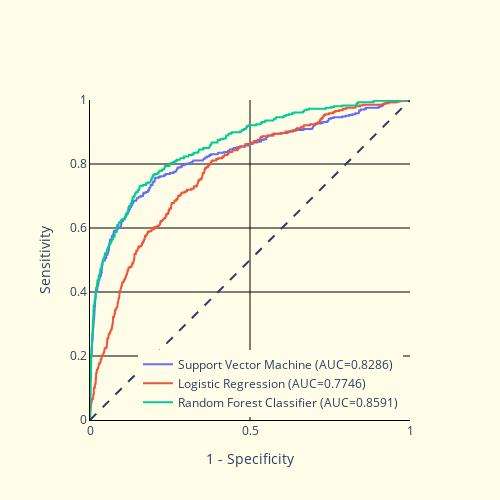

Notebook source saved alongside this figure:
### Markdown cell above
## Model Evaluation using Plotly

### Code cell
fpr, tpr, thresholds = roc_curve(y_test,  clf_svm.predict_proba(X_test)[:, 1])
fpr1, tpr1, thresholds1 = roc_curve(y_test,  clf.predict_proba(X_test)[:, 1])
fpr2, tpr2, thresholds2 = roc_curve(y_test,  rfc_GS.predict_proba(X_test)[:, 1])

# kind = 'val'
# c_fill      = 'rgba(52, 152, 219, 0.2)'
# c_line      = 'rgba(52, 152, 219, 0.5)'
# c_line_main = 'rgba(41, 128, 185, 1.0)'
# c_grid      = 'rgba(189, 195, 199, 0.5)'
# c_annot     = 'rgba(149, 165, 166, 0.5)'
# c_highlight = 'rgba(192, 57, 43, 1.0)'


fig = go.Figure([
    go.Scatter(
        x          = fpr,
        y          = tpr,
#         line       = dict(color=c_line, width=1),
#         hoverinfo  = "skip",
        showlegend = True,
        name       = f'Support Vector Machine (AUC={auc(fpr, tpr):.4f})'),
    go.Scatter(
        x          = fpr1,
        y          = tpr1,
#         fill       = 'tonexty',
#         fillcolor  = c_fill,
#         line       = dict(color=c_line, width=1),
#         hoverinfo  = "skip",
        showlegend = True,
        name       = f'Logistic Regression (AUC={auc(fpr1, tpr1):.4f})'),
    go.Scatter(
        x          = fpr2,
        y          = tpr2,
#         line       = dict(color=c_line_main, width=2),
#         hoverinfo  = "skip",
        showlegend = True,
        name       = f'Random Forest Classifier (AUC={auc(fpr2, tpr2):.4f})')
])
fig.add_shape(
    type ='line', 
    line =dict(dash='dash'),
    x0=0, x1=1, y0=0, y1=1
)
fig.update_layout(
    template    = 'plotly_white', 
    title_x     = 0.5,
    xaxis_title = "1 - Specificity",
    yaxis_title = "Sensitivity",
    width       = 500,
    height      = 500,
        paper_bgcolor= '#FFFDE7',
    plot_bgcolor= '#FFFDE7',
    legend      = dict(
        yanchor="bottom", 
        xanchor="right", 
        x=0.95,
        y=0.01,
    )
)
fig.update_yaxes(
    range       = [0, 1],
    gridcolor   = 'black',
    scaleanchor = "x", 
    scaleratio  = 1,
    linecolor   = 'black')
fig.update_xaxes(
    range       = [0, 1],
    gridcolor   = 'black',
    constrain   = 'domain',
    linecolor   = 'black')
# fig.write_html('auc_roc1.html')

### Figure 1 — Plotly figure (JSON) as saved in the notebook; plotly's stock layout.template omitted (floating-point values rounded to 4 significant figures; data arrays with more than 128 entries replaced by an {"elided": "..."} marker saying what was removed)
{"data": [{"name": "Support Vector Machine (AUC=0.8286)", "showlegend": true, "type": "scatter", "x": {"elided": "428 float values"}, "y": {"elided": "428 float values"}}, {"name": "Logistic Regression (AUC=0.7746)", "showlegend": true, "type": "scatter", "x": {"elided": "562 float values"}, "y": {"elided": "562 float values"}}, {"name": "Random Forest Classifier (AUC=0.8591)", "showlegend": true, "type": "scatter", "x": {"elided": "408 float values"}, "y": {"elided": "408 float values"}}], "layout": {"height": 500, "legend": {"x": 0.95, "xanchor": "right", "y": 0.01, "yanchor": "bottom"}, "paper_bgcolor": "#FFFDE7", "plot_bgcolor": "#FFFDE7", "shapes": [{"line": {"dash": "dash"}, "type": "line", "x0": 0, "x1": 1, "y0": 0, "y1": 1}], "title": {"x": 0.5}, "width": 500, "xaxis": {"constrain": "domain", "domain": [0.02941, 0.9706], "gridcolor": "black", "linecolor": "black", "range": [0, 1], "title": {"text": "1 - Specificity"}, "type": "linear"}, "yaxis": {"domain": [0, 1], "gridcolor": "black", "linecolor": "black", "range": [0, 1], "scaleanchor": "x", "scaleratio": 1, "title": {"text": "Sensitivity"}, "type": "linear"}}}
